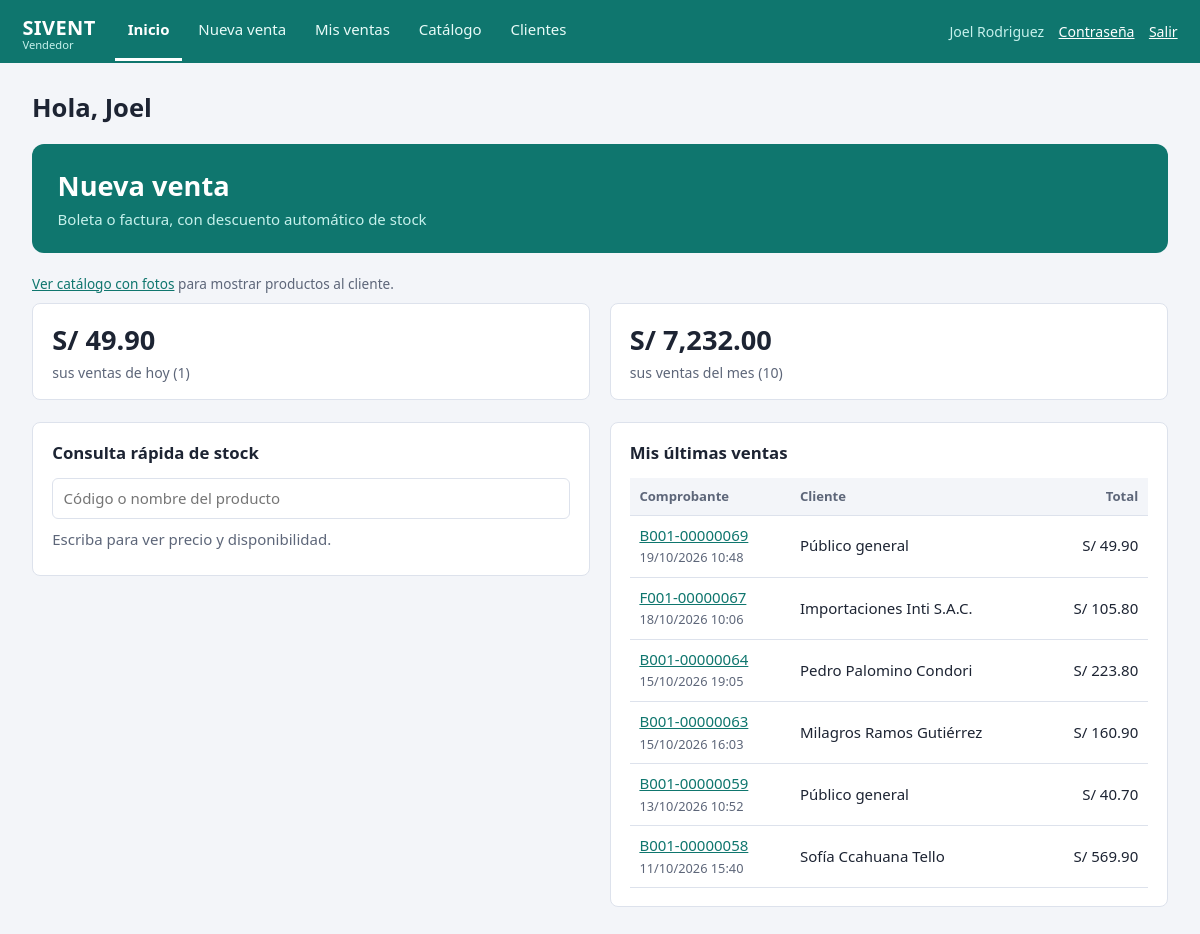
The page / (signed in) on the database its author committed.
### tables this page shows
CREATE TABLE usuarios(
    id INTEGER PRIMARY KEY AUTOINCREMENT,
    nombre_completo TEXT NOT NULL,
    usuario TEXT NOT NULL UNIQUE,
    password TEXT NOT NULL,
    rol_id INTEGER NOT NULL REFERENCES roles(id),
    activo INTEGER NOT NULL DEFAULT 1,
    creado TEXT NOT NULL DEFAULT (datetime('now','localtime'))
);

CREATE TABLE ventas(
    id INTEGER PRIMARY KEY AUTOINCREMENT,
    fecha TEXT NOT NULL,
    usuario_id INTEGER NOT NULL REFERENCES usuarios(id),
    cliente_id INTEGER REFERENCES clientes(id),
    tipo_comprobante TEXT NOT NULL DEFAULT 'BOLETA' CHECK(tipo_comprobante IN ('BOLETA','FACTURA')),
    total REAL NOT NULL CHECK(total >= 0)
, estado TEXT NOT NULL DEFAULT 'EMITIDA', anulada_fecha TEXT, anulada_por INTEGER REFERENCES usuarios(id), anulada_motivo TEXT NOT NULL DEFAULT '');

CREATE TABLE clientes(
    id INTEGER PRIMARY KEY AUTOINCREMENT,
    tipo_documento TEXT NOT NULL DEFAULT 'DNI' CHECK(tipo_documento IN ('DNI','RUC','CE','OTRO')),
    numero_documento TEXT NOT NULL,
    nombre TEXT NOT NULL,
    telefono TEXT NOT NULL DEFAULT '',
    email TEXT NOT NULL DEFAULT '',
    direccion TEXT NOT NULL DEFAULT '',
    activo INTEGER NOT NULL DEFAULT 1,
    UNIQUE(tipo_documento, numero_documento)
);

### app.py (the view)
@app.route("/")
@requiere()
def inicio():
    p = g.user["permisos"]
    es_admin = g.user["rol"] == "ADMIN"
    hoy_dt = datetime.now()
    hoy = hoy_dt.strftime("%Y-%m-%d")
    d = {}
    con = get_db()
    if es_admin:
        d["hoy"], d["mes"] = _resumen_ventas(con, hoy)
        d["ultimas"] = _ultimas(con)
        d["bajos"] = _stock_bajo(con)
        d["compras"] = con.execute("SELECT id, fecha, proveedor, total FROM compras ORDER BY id DESC LIMIT 5").fetchall()
        d["empleados"] = con.execute("""
            SELECT u.nombre_completo AS nombre, COUNT(v.id) AS n, COALESCE(SUM(v.total),0) AS total
            FROM usuarios u JOIN ventas v ON v.usuario_id=u.id AND v.estado='EMITIDA' AND substr(v.fecha,1,7)=?
            GROUP BY u.id ORDER BY total DESC LIMIT 5""", (hoy[:7],)).fetchall()
        por_dia = {r["dia"]: r["t"] for r in con.execute(
            "SELECT substr(fecha,1,10) AS dia, SUM(total) AS t FROM ventas WHERE estado='EMITIDA' AND substr(fecha,1,10)>=? GROUP BY dia",
            ((hoy_dt - timedelta(days=6)).strftime("%Y-%m-%d"),))}
        dias = [(hoy_dt - timedelta(days=i)) for i in range(6, -1, -1)]
        mayor = max([por_dia.get(x.strftime("%Y-%m-%d"), 0) for x in dias] + [1])
        d["semana"] = [{"dia": x.strftime("%d/%m"),
                        "total": por_dia.get(x.strftime("%Y-%m-%d"), 0),
                        "pct": round(por_dia.get(x.strftime("%Y-%m-%d"), 0) / mayor * 100)} for x in dias]
        d["inv"] = con.execute("""SELECT COUNT(*) AS productos, COALESCE(SUM(COALESCE(i.cantidad,0)),0) AS unidades,
                                         COALESCE(SUM(COALESCE(i.cantidad,0)*p.precio_compra),0) AS costo,
                                         COALESCE(SUM(COALESCE(i.cantidad,0)*p.precio_venta),0) AS venta,
                                         COALESCE(SUM(CASE WHEN COALESCE(i.cantidad,0)=0 THEN 1 ELSE 0 END),0) AS agotados,
                                         COALESCE(SUM(CASE WHEN p.imagen='' THEN 1 ELSE 0 END),0) AS sin_foto
                                  FROM productos p LEFT JOIN inventario i ON i.producto_id=p.id WHERE p.activo=1""").fetchone()
        d["top"] = con.execute("""SELECT p.nombre, p.imagen, SUM(dv.cantidad) AS unidades, ROUND(SUM(dv.subtotal),2) AS total
                                  FROM detalle_ventas dv JOIN ventas v ON v.id=dv.venta_id AND v.estado='EMITIDA'
                                  JOIN productos p ON p.id=dv.producto_id WHERE substr(v.fecha,1,7)=?
                                  GROUP BY p.id ORDER BY unidades DESC, total DESC LIMIT 5""", (hoy[:7],)).fetchall()
        plantilla = "inicio_admin.html"
    else:
        if "ventas" in p:
            d["hoy"], d["mes"] = _resumen_ventas(con, hoy, g.user["id"])  # el vendedor ve solo lo suyo
            d["ultimas"] = _ultimas(con, g.user["id"], 6)
            d["productos"] = [dict(r) for r in con.execute(
                """SELECT p.codigo, p.nombre, p.precio_venta AS precio, COALESCE(i.cantidad,0) AS stock,
                          p.imagen AS img
                   FROM productos p LEFT JOIN inventario i ON i.producto_id=p.id WHERE p.activo=1 ORDER BY p.nombre""")]
            for p_ in d["productos"]:
                p_["img"] = imagenes.url(p_["img"], miniatura=True)
        if p & {"inventario", "catalogo", "compras"}:
            d["bajos"] = _stock_bajo(con)
        plantilla = "inicio_vendedor.html"
    con.close()
    return render_template(plantilla, d=d, serie=pdf.serie_numero)

### templates/inicio_vendedor.html (shortened to what this page needs)
{% extends 'base.html' %}
{% block content %}
<h1>Hola, {{ user.nombre.split(' ')[0] }}</h1>
{% if puede('ventas') %}
<a class="cta" href="{{ url_for('ventas.nueva') }}">
  <span class="cta-titulo">Nueva venta</span>
  <span class="cta-sub">Boleta o factura, con descuento automático de stock</span>
</a>
{% if puede('catalogo', 'ventas', 'inventario') %}<p class="nota"><a href="{{ url_for('catalogo.vitrina') }}">Ver catálogo con fotos</a> para mostrar productos al cliente.</p>{% endif %}
<div class="resumen v">
  <div class="dato"><span class="cifra">{{ d.hoy.t|soles }}</span><span class="rotulo">sus ventas de hoy ({{ d.hoy.n }})</span></div>
  <div class="dato"><span class="cifra">{{ d.mes.t|soles }}</span><span class="rotulo">sus ventas del mes ({{ d.mes.n }})</span></div>
</div>
<div class="dos">
  <section class="panel">
    <h2>Consulta rápida de stock</h2>
    <input type="search" id="consulta" placeholder="Código o nombre del producto" aria-label="Consultar producto" autocomplete="off">
    <div id="consulta-res" class="consulta-res"><p class="vacio">Escriba para ver precio y disponibilidad.</p></div>
  </section>
  <section class="panel">
    <h2>Mis últimas ventas</h2>
    {% if d.ultimas %}
    <table>
      <thead><tr><th>Comprobante</th><th>Cliente</th><th class="num">Total</th></tr></thead>
      <tbody>{% for v in d.ultimas %}
        <tr class="{{ 'anulada' if v.estado == 'ANULADA' }}"><td><a href="{{ url_for('ventas.detalle', vid=v.id) }}">{{ serie(v) }}</a><br><small class="muted">{{ v.fecha|fh }}</small></td>
        <td>{{ v.cliente or 'Público general' }}</td><td class="num">{{ v.total|soles }}</td></tr>
      {% endfor %}</tbody>
    </table>
    {% else %}<p class="vacio">Todavía no registró ventas. Empiece con «Nueva venta».</p>{% endif %}
  </section>
</div>
{% else %}
<p class="vacio">Use el menú superior para trabajar en los módulos de su rol.</p>
{% endif %}
{% endblock %}

### templates/base.html (shortened to what this page needs)
<!doctype html>
<html lang="es">
<head>
  <link rel="stylesheet" href="{{ url_for('static', filename='css/style.css') }}">
</head>
<body class="panel-{{ panel or 'acceso' }}">
{% macro nav(href, texto, activo) -%}
  <a href="{{ href }}" class="{{ 'on' if activo }}">{{ texto }}</a>
{%- endmacro %}
{% if user and panel == 'admin' %}
{% set ep = request.endpoint or '' %}
<div class="shell">
  <aside class="side">
    <div class="brand">SIVENT<small>Inventario y ventas</small></div>
    <nav>
      {{ nav(url_for('inicio'), 'Inicio', ep == 'inicio') }}
      {% if puede('ventas') or puede('reportes') %}<p class="grupo">Ventas</p>{% endif %}
      {% if puede('ventas') %}{{ nav(url_for('ventas.nueva'), 'Nueva venta', ep == 'ventas.nueva') }}{% endif %}
      {% if puede('ventas', 'reportes') %}{{ nav(url_for('ventas.historial'), 'Historial de ventas', ep in ['ventas.historial', 'ventas.detalle']) }}{% endif %}
      {% if puede('clientes') %}{{ nav(url_for('clientes.lista'), 'Clientes', ep == 'clientes.lista') }}{% endif %}
      {% if puede('compras') %}<p class="grupo">Compras</p>
      {{ nav(url_for('compras.nueva'), 'Nueva compra', ep == 'compras.nueva') }}
      {{ nav(url_for('compras.lista'), 'Historial de compras', ep in ['compras.lista', 'compras.detalle']) }}{% endif %}
      {% if puede('catalogo', 'ventas', 'inventario') %}<p class="grupo">Almacén</p>
      {{ nav(url_for('catalogo.vitrina'), 'Catálogo', ep == 'catalogo.vitrina') }}{% endif %}
      {% if puede('catalogo') %}{{ nav(url_for('catalogo.productos'), 'Productos', ep == 'catalogo.productos') }}
      {{ nav(url_for('catalogo.categorias'), 'Categorías', ep == 'catalogo.categorias') }}{% endif %}
      {% if puede('inventario') %}{{ nav(url_for('inventario.lista'), 'Inventario', ep == 'inventario.lista') }}
      {{ nav(url_for('inventario.movimientos'), 'Movimientos', ep == 'inventario.movimientos') }}{% endif %}
      {% if puede('reportes') %}<p class="grupo">Reportes</p>
      {% set clave = (request.view_args or {}).get('clave') %}
      {{ nav(url_for('reportes.ver', clave='ventas'), 'Ventas', clave == 'ventas') }}
      {{ nav(url_for('reportes.ver', clave='empleados'), 'Ventas por empleado', clave == 'empleados') }}
      {{ nav(url_for('reportes.ver', clave='productos'), 'Productos más vendidos', clave == 'productos') }}{% endif %}
      {% if puede('usuarios') %}<p class="grupo">Administración</p>
      {{ nav(url_for('admin.usuarios'), 'Usuarios', ep == 'admin.usuarios') }}
      {{ nav(url_for('admin.roles'), 'Roles', ep == 'admin.roles') }}{% endif %}
    </nav>
    <div class="who">
      <span>{{ user.nombre }}<br><small>Rol: {{ user.rol }}</small></span>
      <a href="{{ url_for('cuenta') }}">Cambiar contraseña</a>
      <form method="post" action="{{ url_for('logout') }}">
        <input type="hidden" name="csrf" value="{{ csrf_token() }}">
        <button class="link">Cerrar sesión</button>
      </form>
    </div>
  </aside>
  <main class="main">
    {% include '_flash.html' %}
    {% block content %}{% endblock %}
  </main>
</div>
{% elif user %}
{% set ep = request.endpoint or '' %}
<header class="topbar">
  <a class="marca-top" href="{{ url_for('inicio') }}">SIVENT<small>Vendedor</small></a>
  <nav class="top-nav" aria-label="Principal">
    {{ nav(url_for('inicio'), 'Inicio', ep == 'inicio') }}
    {% if puede('ventas') %}{{ nav(url_for('ventas.nueva'), 'Nueva venta', ep == 'ventas.nueva') }}{% endif %}
    {% if puede('ventas', 'reportes') %}{{ nav(url_for('ventas.historial'), 'Mis ventas' if not puede('reportes') else 'Historial de ventas', ep in ['ventas.historial', 'ventas.detalle']) }}{% endif %}
    {% if puede('catalogo', 'ventas', 'inventario') %}{{ nav(url_for('catalogo.vitrina'), 'Catálogo', ep == 'catalogo.vitrina') }}{% endif %}
    {% if puede('clientes') %}{{ nav(url_for('clientes.lista'), 'Clientes', ep == 'clientes.lista') }}{% endif %}
  </nav>
  <div class="top-user">
    <span>{{ user.nombre }}</span>
    <a href="{{ url_for('cuenta') }}">Contraseña</a>
    <form method="post" action="{{ url_for('logout') }}"><input type="hidden" name="csrf" value="{{ csrf_token() }}"><button class="link">Salir</button></form>
  </div>
</header>
<main class="main main-top">
  {{ self.content() }}
</main>
{% else %}
  {% block bare %}{% endblock %}
{% endif %}
</body>
</html>

### rows shown on the page
usuarios: nombre "Joel Rodriguez", nombre "Joel"
ventas: serie "B001-00000069", fecha|fh "19/10/2026 10:48", cliente "Público general", total|soles "S/ 49.90"
ventas: serie "F001-00000067", fecha|fh "18/10/2026 10:06", nombre "Importaciones Inti S.A.C.", total|soles "S/ 105.80"
ventas: serie "B001-00000064", fecha|fh "15/10/2026 19:05", nombre "Pedro Palomino Condori", total|soles "S/ 223.80"
ventas: serie "B001-00000063", fecha|fh "15/10/2026 16:03", nombre "Milagros Ramos Gutiérrez", total|soles "S/ 160.90"
ventas: serie "B001-00000059", fecha|fh "13/10/2026 10:52", cliente "Público general", total|soles "S/ 40.70"
ventas: serie "B001-00000058", fecha|fh "11/10/2026 15:40", nombre "Sofía Ccahuana Tello", total|soles "S/ 569.90"

### other values the page prints
{{ texto }} "Inicio Nueva venta Mis ventas Catálogo Clientes"
{{ d.hoy.t|soles }} "S/ 49.90"
{{ d.hoy.n }} "1"
{{ d.mes.t|soles }} "S/ 7,232.00"
{{ d.mes.n }} "10"
